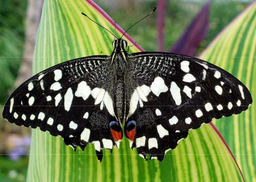
#> input picture blobDetectionSequential/images/1.png, 256 x 182 px, shrunk from 609 x 434 before the run, found by its file name
$ python main.py
#> lines starting #> are read from the running program, lines starting #| are printed output that depends on the picture
### blobDetectionSequential/modules/generateOctave.py
from scipy.ndimage import gaussian_filter
import numpy as np


def generateBlurOctave(sigmaList, image):
    octave = []
    for sigma in sigmaList:
        blurredImage = gaussian_filter(image, sigma)
        # blurredImage = cv2.GaussianBlur(image, (33,33), sigmaX=sigma, borderType = cv2.BORDER_DEFAULT)
        octave.append(blurredImage)
    return octave


def generateDogOctave(octave):
    tempDogOctave = []
    for index in range(1, len(octave)):
        dog = octave[index] - octave[index-1]
        # io.imsave(str(index) + ".jpg", dog)
        tempDogOctave.append(dog)
    dogOctave = np.concatenate([o[:, :, np.newaxis] for o in tempDogOctave], axis=2)
    return dogOctave

### blobDetectionSequential/modules/keypoints.py
import math

import cv2
import numpy as np
import numpy.linalg as linalg


def filterCandidates(candidates, dogOctave):
    keypoints = []
    r_th=10
    t_c=0.03
    R_th = (r_th+1)**2 / r_th

    for candidate in candidates:
        y, x, s = candidate[0], candidate[1], candidate[2]
        dx = (dogOctave[y,x+1,s]-dogOctave[y,x-1,s])/2.
        dy = (dogOctave[y+1,x,s]-dogOctave[y-1,x,s])/2.
        ds = (dogOctave[y,x,s+1]-dogOctave[y,x,s-1])/2.

        dxx = dogOctave[y,x+1,s]-2*dogOctave[y,x,s]+dogOctave[y,x-1,s]
        dxy = ((dogOctave[y+1,x+1,s]-dogOctave[y+1,x-1,s]) - (dogOctave[y-1,x+1,s]-dogOctave[y-1,x-1,s]))/4.
        dxs = ((dogOctave[y,x+1,s+1]-dogOctave[y,x-1,s+1]) - (dogOctave[y,x+1,s-1]-dogOctave[y,x-1,s-1]))/4.
        dyy = dogOctave[y+1,x,s]-2*dogOctave[y,x,s]+dogOctave[y-1,x,s]
        dys = ((dogOctave[y+1,x,s+1]-dogOctave[y-1,x,s+1]) - (dogOctave[y+1,x,s-1]-dogOctave[y-1,x,s-1]))/4.
        dss = dogOctave[y,x,s+1]-2*dogOctave[y,x,s]+dogOctave[y,x,s-1]

        J = np.array([dx, dy, ds])
        HD = np.array([
            [dxx, dxy, dxs],
            [dxy, dyy, dys],
            [dxs, dys, dss]])

        offset = -linalg.inv(HD).dot(J)
        contrast = dogOctave[y,x,s] + .5*J.dot(offset)
        if abs(contrast) < t_c: continue

        w, v = linalg.eig(HD)
        r = w[1]/w[0]
        R = (r+1)**2 / r
        if R > R_th: continue

        kp = np.array([x, y, s]) + offset
        if kp[1] >= dogOctave.shape[0] or kp[0] >= dogOctave.shape[1]: continue

        keypoints.append(kp)
    return keypoints


def displayKeypoints(keypoints):
    resultImage = cv2.imread('/WD/PycharmProjects/BlobDetector/blobDetectionSequential/images/1.png', cv2.COLOR_RGB2BGR)
    for keypoint in keypoints:#keypoint sono x,y,candidates sono y,x
        scalespace = int(np.ceil(keypoint[2]))
        if scalespace >= 0:
            radius = math.sqrt(2)*scalespace*1.6
            resultImage = cv2.circle(resultImage, (int(keypoint[0]), int(keypoint[1])), int(radius), (0, 255, 0), 2)
    cv2.imshow('Result', resultImage)
    cv2.waitKey(0)

### blobDetectionSequential/main.py
from time import time
from skimage.color import rgb2gray
import numpy as np
from math import log
from skimage.io import imread
from skimage import img_as_float
from blobDetectionSequential.modules.generateOctave import generateBlurOctave, generateDogOctave
from blobDetectionSequential.modules.keypoints import filterCandidates, displayKeypoints

maxSigma = 100
minSigma = 0.1
sigmaRatio = 1.4

print("==============LOADING IMAGE===============")

original = imread('/WD/PycharmProjects/BlobDetector/blobDetectionSequential/images/1.png')
#> original is the input picture: shape (182, 256, 4); mean R, G, B, A 106.3, 121.8, 76.6, 255
grayscaleImage = rgb2gray(original)
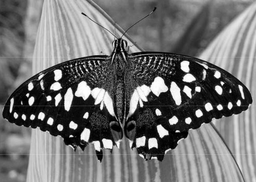
#> grayscaleImage: shape (182, 256) float64; min 0, max 1, mean 0.452
# grayscaleImage = cv2.imread('/WD/PycharmProjects/BlobDetector/blobDetection/images/1.png', cv2.IMREAD_GRAYSCALE)
image = img_as_float(grayscaleImage)
k = int(log(float(maxSigma) / minSigma, sigmaRatio)) + 1
sigmaList = np.array([minSigma + (sigmaRatio ** i) for i in range(k + 1)])

print("===============IMAGE LOADED===============")
print("=========GENERATING BLURRED IMAGES========")

octave = generateBlurOctave(sigmaList, image)
#> the loop in generateBlurOctave, `for sigma in sigmaList:` made 22 passes
#> pass 3, in generateBlurOctave, `blurredImage = gaussian_filter(image, sigma)`:
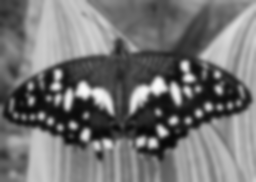
#> blurredImage: shape (182, 256) float64; min 0.0297, max 0.984, mean 0.452
#> after the loop in generateBlurOctave, `for sigma in sigmaList:`: octave = 22 items
#> octave = 22 items

print("=====BUILDING DIFFERENCE OF GAUSSIANS=====")

dogOctave = generateDogOctave(octave)
#> the loop in generateDogOctave, `for index in range(1, len(octave)):` made 21 passes
#> pass 1, in generateDogOctave, `dog = octave[index] - octave[index-1]`:
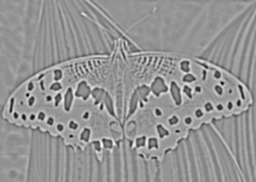
#> dog: shape (182, 256) float64; min -0.167, max 0.12, mean 6.42e-17; drawn with min black and max white
#> pass 3, in generateDogOctave, `dog = octave[index] - octave[index-1]`:
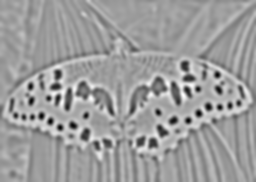
#> dog: shape (182, 256) float64; min -0.195, max 0.121, mean 7.17e-17; drawn with min black and max white
#> after the loop in generateDogOctave, `for index in range(1, len(octave)):`: tempDogOctave = 21 items

print("==========LOOKING FOR CANDIDATES==========")
candidates = []
startTime = time()

for i in range(1, dogOctave.shape[0]-1):
    for j in range(1, dogOctave.shape[1]-1):
        for k in range(1, dogOctave.shape[2]-1):
            patch = dogOctave[i-1:i+2, j-1:j+2, k-1:k+2]
            if np.argmax(patch) == 13 or np.argmin(patch) == 13:
                candidates.append([i, j, k])
#> after the loop, candidates = 775 items, first 6: [1, 70, 10], [1, 71, 1], [1, 108, 19], [1, 110, 18], [1, 121, 18], [1, 125, 19]

endTime = time()
elapsedTime = endTime - startTime
print("======ELAPSED TIME USING FOR: " + str(round(elapsedTime, 2)) + "s======")
print("==========FOUND " + str(len(candidates)) + " CANDIDATES===========")
#| ==========FOUND 775 CANDIDATES===========
print("===========FILTERING CANDIDATES===========")

keypoints = filterCandidates(candidates, dogOctave)
#> the loop in filterCandidates, `for candidate in candidates:` made 775 passes
#> (y, x, s, dxx, dxy, dxs, dyy, dys) on passes 3 to 5: (1, 108, 19, -2.1e-08, 1.08e-14, 1.19e-08, -1.24e-08, -2.83e-10), (1, 110, 18, 2.11e-08, -1.25e-14, -2.19e-09, 1.17e-08, 5.14e-09), (1, 121, 18, 9.63e-09, -2.51e-14, 3.55e-08, 1.17e-08, 5.14e-09)

print("========REMAINING KEYPOINTS = " + str(len(keypoints)) + "=========")
#| ========REMAINING KEYPOINTS = 280=========

displayKeypoints(keypoints)
#> the loop in displayKeypoints, `for keypoint in keypoints:#keypoint sono x,y,candidates sono y,x` made 280 passes
#> keypoint on passes 1 to 3: [245.7, 4.69, 2.16], [30.66, 10.93, 3.14], [247.6, 12.08, 3.11]
#> pass 1, in displayKeypoints, `resultImage = cv2.circle(resultImage, (int(keypoint[0]), int(keypoint[..`:
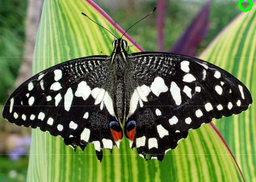
#> resultImage: shape (182, 256, 3); mean B, G, R 76.4, 121.9, 106
#> pass 3, in displayKeypoints, `resultImage = cv2.circle(resultImage, (int(keypoint[0]), int(keypoint[..`:
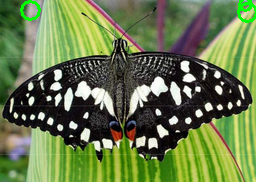
#> resultImage: shape (182, 256, 3); mean B, G, R 75.6, 122.6, 105.1
#> after the loop in displayKeypoints, `for keypoint in keypoints:#keypoint sono x,y,candidates sono y,x`:
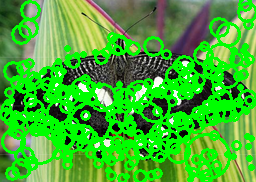
#> resultImage: shape (182, 256, 3); mean B, G, R 47.4, 177.5, 66.6
